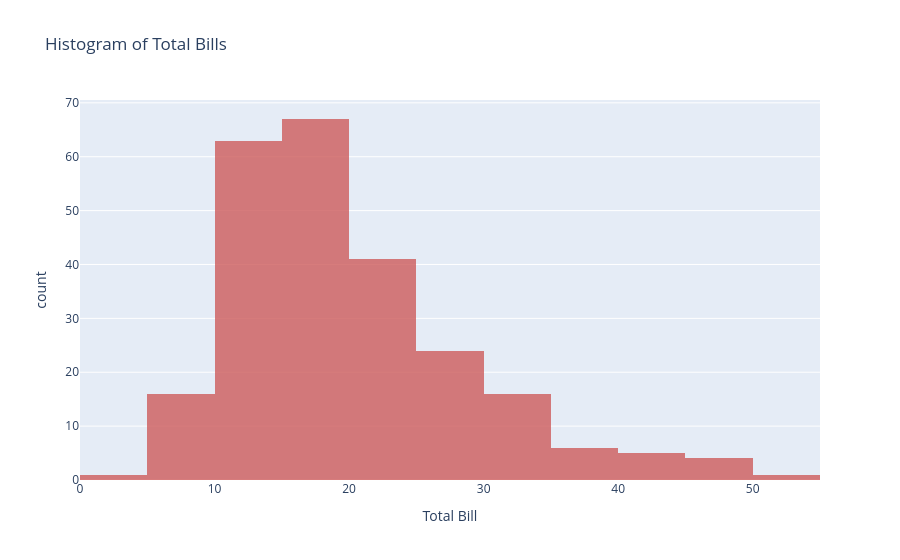

The notebook cell saved with this chart:
### Code cell
import plotly.express as px
# Load sample data
df = px.data.tips()
# Create a customized histogram
fig = px.histogram(df, x="total_bill", nbins=20, title='Histogram of Total Bills', labels={'total_bill':'Total Bill'}, opacity=0.8, color_discrete_sequence=['indianred'])
# Display the histogram
fig.show()

### Figure 1 — Plotly figure (JSON) as saved in the notebook; plotly's stock layout.template omitted (floating-point values rounded to 4 significant figures; data arrays with more than 128 entries replaced by an {"elided": "..."} marker saying what was removed)
{"data": [{"bingroup": "x", "hovertemplate": "Total Bill=%{x}<br>count=%{y}<extra></extra>", "legendgroup": "", "marker": {"color": "indianred", "opacity": 0.8, "pattern": {"shape": ""}}, "name": "", "nbinsx": 20, "orientation": "v", "showlegend": false, "type": "histogram", "x": {"elided": "244 float values"}, "xaxis": "x", "yaxis": "y"}], "layout": {"barmode": "relative", "legend": {"tracegroupgap": 0}, "title": {"text": "Histogram of Total Bills"}, "xaxis": {"anchor": "y", "domain": [0, 1], "title": {"text": "Total Bill"}}, "yaxis": {"anchor": "x", "domain": [0, 1], "title": {"text": "count"}}}}
